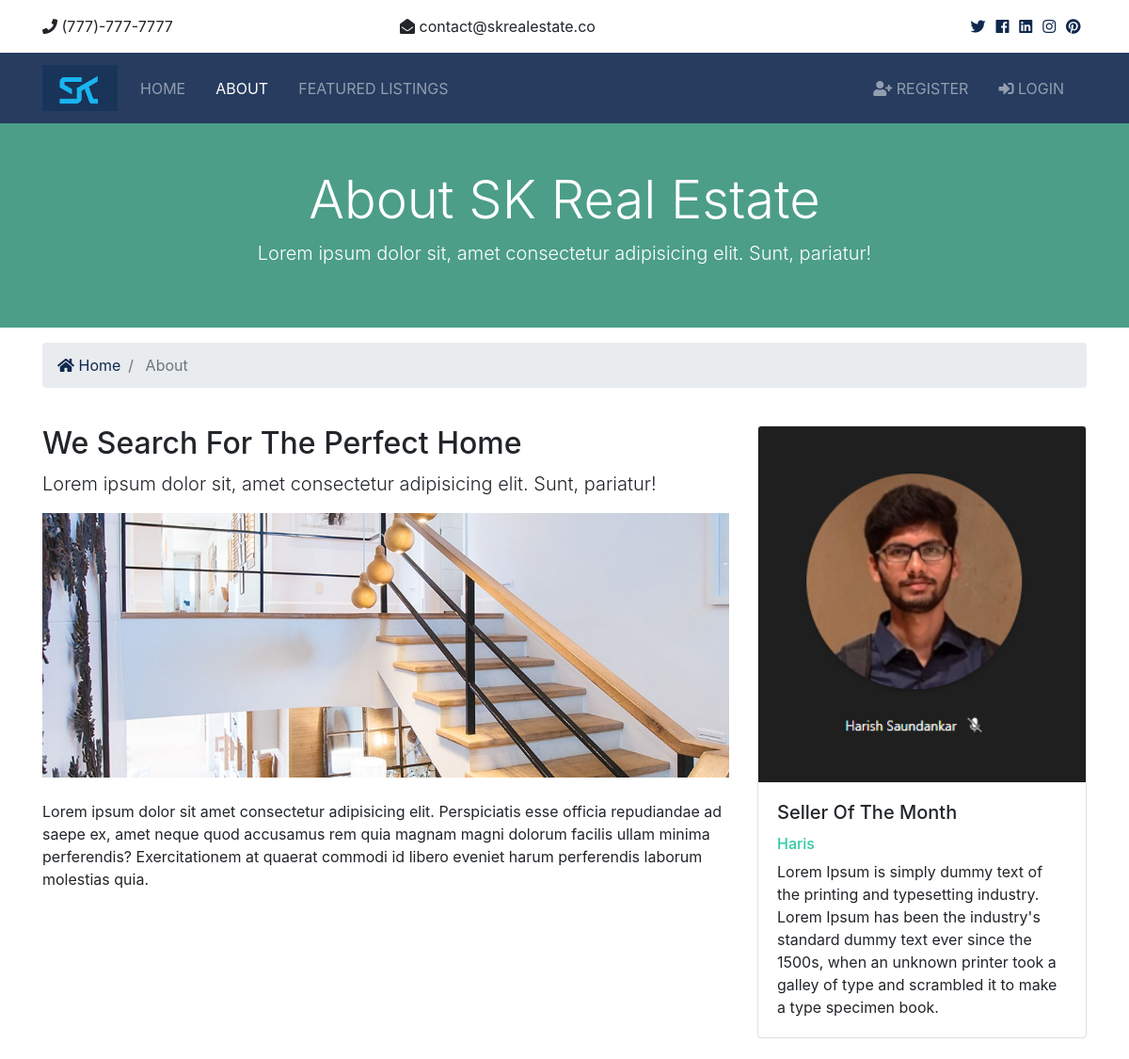
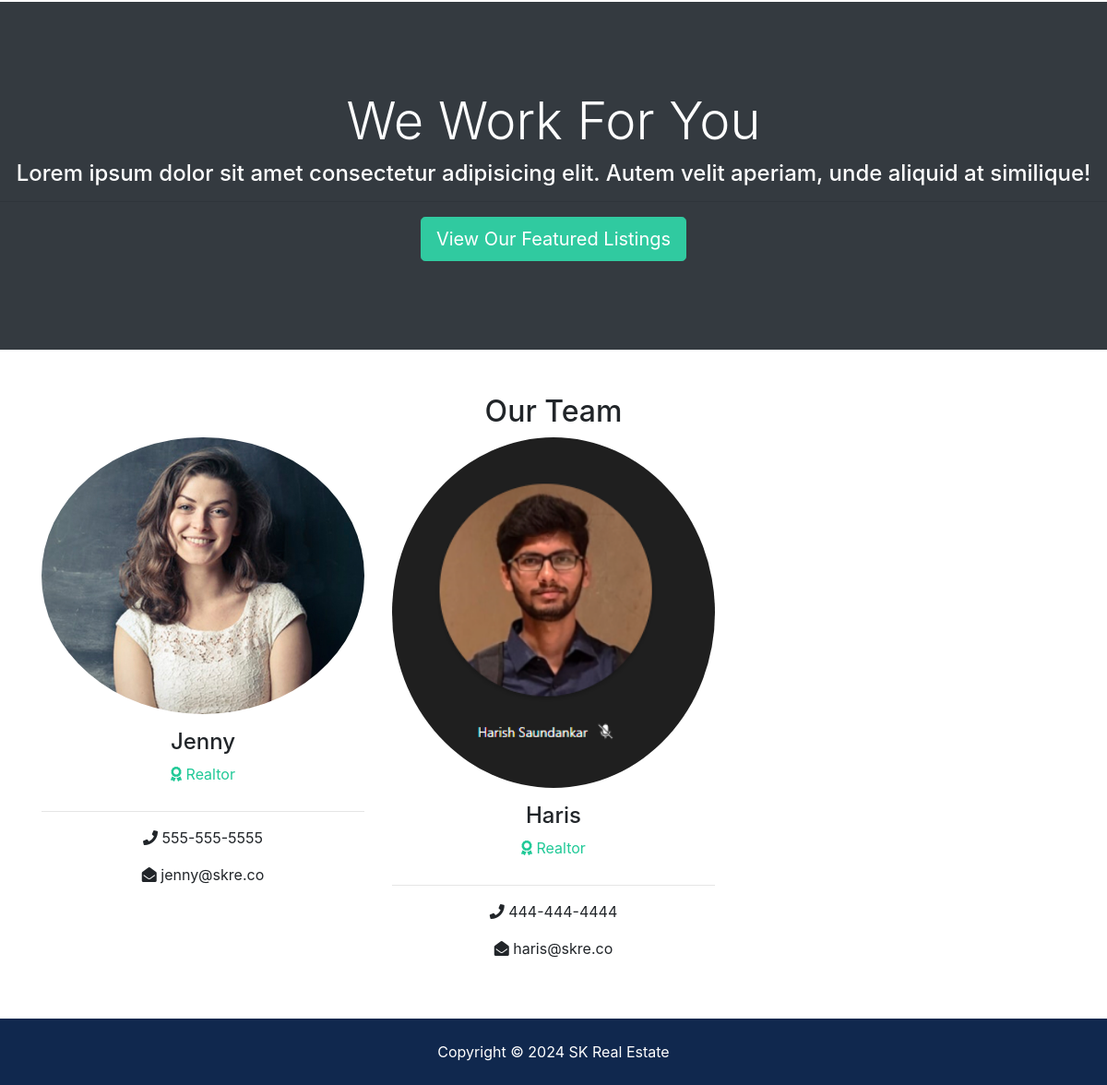
/about, run on the app's committed database (2 pictures, top to bottom).
### realtors/models.py (models this page shows, shortened)
class Realtor(models.Model):
    name = models.CharField(max_length=200)
    photo = models.ImageField(upload_to='photos/%Y/%m/%d/')
    description = models.TextField(blank=True)
    phone = models.CharField(max_length=20)
    email = models.CharField(max_length=50)
    is_mvp = models.BooleanField(default=False)
    hiredate = models.DateTimeField(default=datetime.now, blank=True)

### pages/views.py (the view)
# urls.py: path('about',views.about,name='about')
def about(request):
    realtors = Realtor.objects.order_by('-hiredate')
    mvp_realtors = Realtor.objects.all().filter(is_mvp=True)
    context = {
        'realtors' : realtors,
        'mvp_realtors' : mvp_realtors
    }
    return render(request,'pages/about.html', context)

### templates/pages/about.html (shortened to what this page needs)
{% extends 'base.html' %}
{% load static %}
{% block content %}
<section id="showcase-inner" class="py-5 text-white">
    <div class="container">
      <div class="row text-center">
        <div class="col-md-12">
          <h1 class="display-4">About SK Real Estate</h1>
          <p class="lead">Lorem ipsum dolor sit, amet consectetur adipisicing elit. Sunt, pariatur!</p>
        </div>
      </div>
    </div>
  </section>
  <section id="bc" class="mt-3">
    <div class="container">
      <nav aria-label="breadcrumb">
        <ol class="breadcrumb">
          <li class="breadcrumb-item">
            <a href="{% url 'index' %}">
              <i class="fas fa-home"></i> Home</a>
          </li>
          <li class="breadcrumb-item active"> About</li>
        </ol>
      </nav>
    </div>
  </section>
  <section id="about" class="py-4">
    <div class="container">
      <div class="row">
        <div class="col-md-8">
          <h2>We Search For The Perfect Home</h2>
          <p class="lead">Lorem ipsum dolor sit, amet consectetur adipisicing elit. Sunt, pariatur!</p>
          <img src="{% static 'img/about.jpg' %}" alt="">
          <p class="mt-4">Lorem ipsum dolor sit amet consectetur adipisicing elit. Perspiciatis esse officia repudiandae ad saepe ex, amet
            neque quod accusamus rem quia magnam magni dolorum facilis ullam minima perferendis? Exercitationem at quaerat
            commodi id libero eveniet harum perferendis laborum molestias quia.</p>
        </div>
        <div class="col-md-4">
          {% if mvp_realtors %}
            {% for realtor in mvp_realtors %}
              <div class="card">
                <img class="card-img-top" src="{{ realtor.photo.url }}" alt="Seller of the month">
                <div class="card-body">
                  <h5 class="card-title">Seller Of The Month</h5>
                  <h6 class="text-secondary">{{ realtor.name }}</h6>
                  <p class="card-text">{{ realtor.description }}</p>
                </div>
            </div>
            {% endfor %}
          {% endif %}
        </div>
      </div>
    </div>
  </section>
  <section id="work" class="bg-dark text-white text-center">
    <h2 class="display-4">We Work For You</h2>
    <h4>Lorem ipsum dolor sit amet consectetur adipisicing elit. Autem velit aperiam, unde aliquid at similique!</h4>
    <hr>
    <a href="{% url 'listings' %}" class="btn btn-secondary text-white btn-lg">View Our Featured Listings</a>
  </section>
  <section id="team" class="py-5">
    <div class="container">
      <h2 class="text-center">Our Team</h2>
      <div class="row text-center">
        {% if realtors %}
          {% for realtor in realtors %}
            <div class="col-md-4">
              <img src="{{ realtor.photo.url }}" alt="" class="rounded-circle mb-3">
              <h4>{{ realtor.name }}</h4>
              <p class="text-success">
                <i class="fas fa-award text-success mb-3"></i> Realtor</p>
              <hr>
              <p>
                <i class="fas fa-phone"></i> {{ realtor.phone }}</p>
              <p>
                <i class="fas fa-envelope-open"></i> {{ realtor.email }}</p>
            </div>
          {% endfor %}
        {% else %}
            <div class="col-md-12">
              <p>No Realtors Available</p>
            </div>
        {% endif %}
      </div>
    </div>
  </section>
{% endblock %}

### btre/static/css/all.css (style rules this page uses)
.fa, .fas, .far, .fal, .fab { -moz-osx-font-smoothing: grayscale; -webkit-font-smoothing: antialiased; display: inline-block; font-style: normal; font-variant: normal; text-rendering: auto; line-height: 1; }
.fa-award:before { content: "\f559"; }
.fa-envelope-open:before { content: "\f2b6"; }
.fa-home:before { content: "\f015"; }
.fa-phone:before { content: "\f095"; }
.fa, .fas { font-family: 'Font Awesome 5 Free'; font-weight: 900; }

### btre/static/css/style.css (style rules this page uses)
.btn-secondary { color: #fff !important; }
img { width: 100%; }
#showcase-inner { background: url(../img/building.jpg) no-repeat top center fixed/cover; position: relative; overflow: hidden; min-height: 200px; }
#showcase-inner::before { content: ''; position: absolute; top: 0; left: 0; min-height: 100%; width: 100%; background: rgba(32, 134, 107, 0.8); }
#work { padding: 6rem 0; }

### data on the page
Realtor: photo (picture), name "Haris", description "Lorem Ipsum is simply dummy text of the printing and typesetting industry. Lorem Ipsum has been the industry's standard dummy text ever since the 1500s, when an unknown printer took a galley of type and scrambled it to make a type specimen book.", phone "444-444-4444", email "haris@skre.co"
Realtor: photo (picture), name "Jenny", phone "555-555-5555", email "jenny@skre.co"
